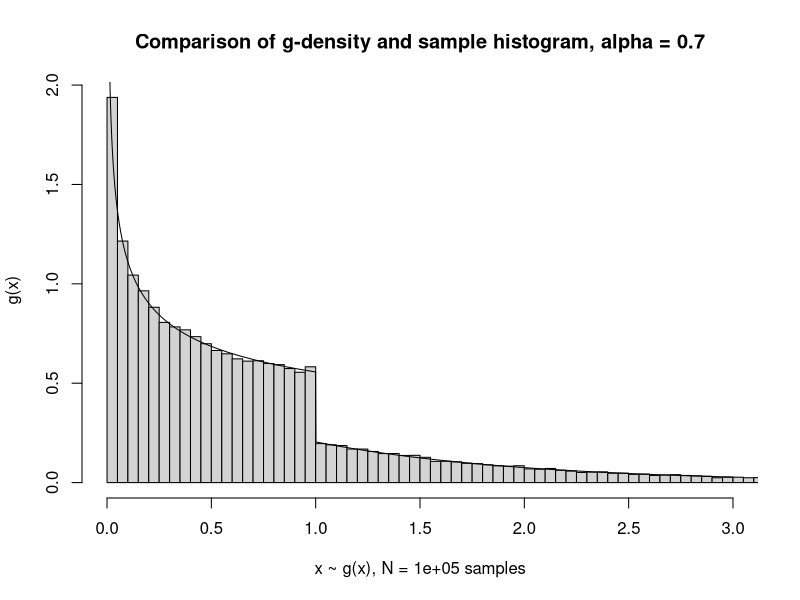
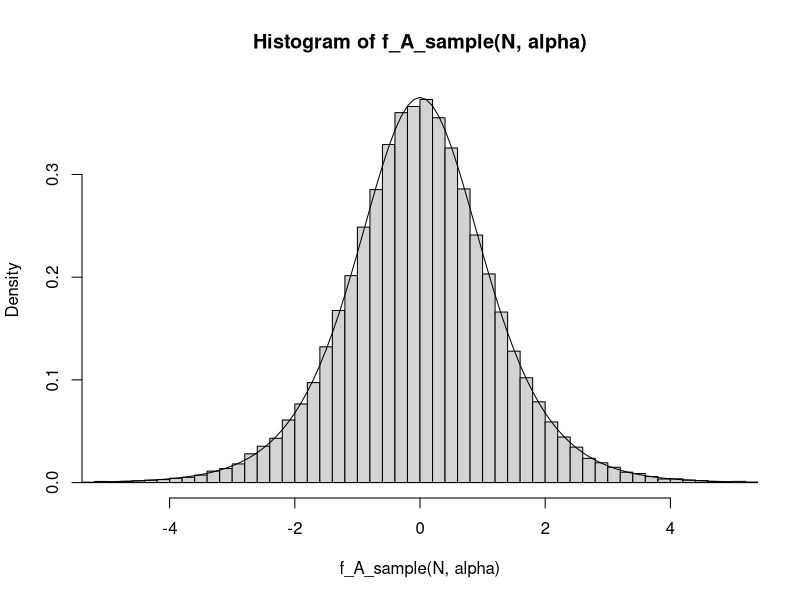

Reproduce these figures in R, in order.

################ Problem A 1: ################
our_exp_sample = function(n, lambda) {
  # Generates 'n' samples from the Exponential 
  # distribution f(x) = lambda*exp(-lambda*x), x>0.
  xs = -(1.0/lambda)*log(runif(n))
  return(xs)
}

################ Problem A 2: ################
g_A_density = function(x, alpha) {
  c = (1.0/alpha + 1.0/exp(1))^(-1)
  if (is.vector(x)){
    ys = numeric(length(x))
    ys[x < 1.0] = c*(x[x < 1.0])^(alpha - 1)
    ys[1.0 <= x] = c*exp(-x[1.0 <= x])
    return(ys)
  } else {
    y = NaN
    if (x < 1){
      y = c*(x)^(alpha - 1)
    } else if (1 <= x) {
      y = c*exp(-x)
    }
    return(y)  
  }
}

g_A_inv = function(u, alpha) {
  # Assume 0 <= u < 1, 0 < alpha < 1.
  # Adapted to vectors u.
  threshold = 1.0/(1.0 + alpha/exp(1))
  
  if (is.vector(u)) { 
    xs = numeric(length(u))
    xs[u < threshold] = (u[u < threshold]/threshold)^(1.0/alpha)
    xs[threshold <= u] = 1 - log((1 + exp(1)/alpha)*(1 - u[threshold<=u]))
    return(xs)
  }
  else {
    # Scalar version:
    if (u < threshold){
    x = (u/threshold)^(1.0/alpha)
    } 
    else {
      x = 1 - log((1 + exp(1)/alpha)*(1 - u))
    }
    return(x)
  }
}

g_A_sample = function(n, alpha) {
  return(g_A_inv(runif(n), alpha))
}

test_g_A_sample = function(alpha=0.7, breaks=200) {
  N = 100000
  test_g_density = function(x) g_A_density(x, alpha)
  hist(g_A_sample(N, alpha), breaks=breaks, probability=T, xlim=c(0.0, 3.0),
       main=paste("Comparison of g-density and sample histogram, alpha =",
                  alpha), 
       xlab=paste("x ~ g(x),", "N =", N, "samples"), ylab="g(x)")
  curve(test_g_density, from=0.0, to=3.0, n=2000, add=T, 
        ylab="Problem A: g-density")  
}

test_g_A_sample()

################ Problem A 3: ################
# f(x) = c*exp(alpha*x)/(1 + exp(alpha*x))^2
# c = alpha
# F(x) = (1/alpha)*log_e(y/(1 - y))

f_A_density = function(xs, alpha) {
  # Assume 'xs' are of vector type.
  log_ys = log(alpha) + alpha*xs - 2*log(1 + exp(alpha*xs))
  return(exp(log_ys))
}

f_A_sample = function(n, alpha) {
  us = runif(n)
  xs = (1.0/alpha)*(log(us) - log(1 - us))
  return(xs)
}

test_f_A_sample = function(N = 100000,
                           alpha=2.0) {
  test_f_density = function(xs) f_A_density(xs, alpha)
  hist(f_A_sample(N, alpha), probability=T,
       breaks=100,
       xlim=c(-5, 5), ylim=c(0, test_f_density(0.0)))
  curve(test_f_density, add=T)
}
test_f_A_sample(alpha=1.5)
